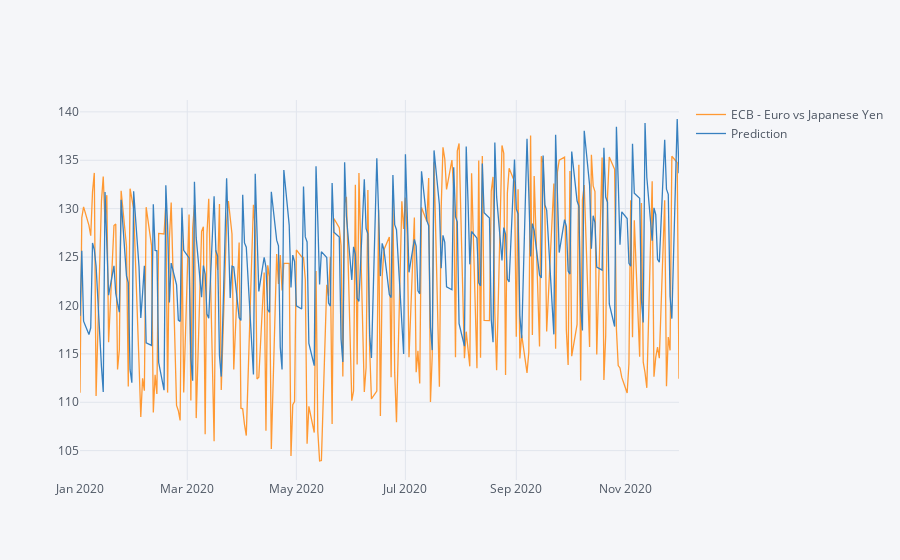

Notebook code cell kept with this figure:
### Code cell
future_forecast = pd.DataFrame(future_forecast, index = test.index, columns=['Prediction'])
#future_forecast.reset_index(drop=True, inplace=True)
#future_forecast.shape
#future_forecast
#test.shape
#test, future_forecast
df1 = pd.concat([test, future_forecast], axis=1)
df1.iplot()
#future_forecast.iplot()
#test.iplot()

### Figure 1 — Plotly figure (JSON) as saved in the notebook; plotly's stock layout.template omitted (floating-point values rounded to 4 significant figures; data arrays with more than 128 entries replaced by an {"elided": "..."} marker saying what was removed)
{"data": [{"line": {"color": "rgba(255, 153, 51, 1.0)", "dash": "solid", "shape": "linear", "width": 1.3}, "mode": "lines", "name": "ECB - Euro vs Japanese Yen", "text": "", "type": "scatter", "x": {"elided": "240 str values"}, "y": {"elided": "240 float values"}}, {"line": {"color": "rgba(55, 128, 191, 1.0)", "dash": "solid", "shape": "linear", "width": 1.3}, "mode": "lines", "name": "Prediction", "text": "", "type": "scatter", "x": {"elided": "240 str values"}, "y": {"elided": "240 float values"}}], "layout": {"autosize": true, "legend": {"bgcolor": "#F5F6F9", "font": {"color": "#4D5663"}}, "paper_bgcolor": "#F5F6F9", "plot_bgcolor": "#F5F6F9", "title": {"font": {"color": "#4D5663"}}, "xaxis": {"autorange": true, "gridcolor": "#E1E5ED", "range": ["2020-01-01", "2020-12-01"], "showgrid": true, "tickfont": {"color": "#4D5663"}, "title": {"font": {"color": "#4D5663"}, "text": ""}, "type": "date", "zerolinecolor": "#E1E5ED"}, "yaxis": {"autorange": true, "gridcolor": "#E1E5ED", "range": [102.0, 141.2], "showgrid": true, "tickfont": {"color": "#4D5663"}, "title": {"font": {"color": "#4D5663"}, "text": ""}, "type": "linear", "zerolinecolor": "#E1E5ED"}}}
